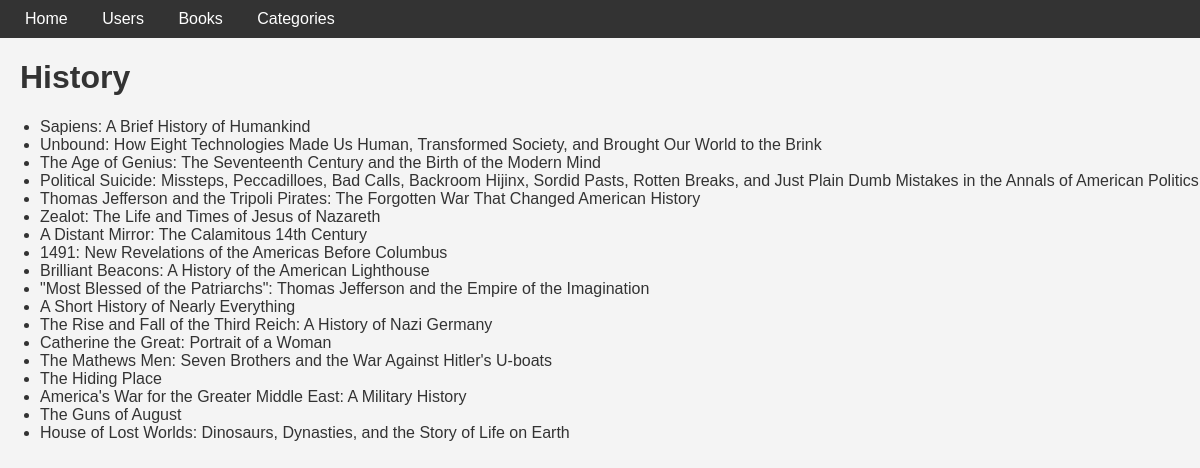
Page /categories/History on the committed database.
### models.py (models this page shows)
class Category(db.Model):
    id = mapped_column(Integer, primary_key=True)
    name = mapped_column(String)
    books = relationship("Book", back_populates="category")

class Book(db.Model):
    id = mapped_column(Integer, primary_key=True)
    title = mapped_column(String)
    price = mapped_column(DECIMAL(10, 2))
    available = mapped_column(Integer, default=0)
    rating = mapped_column(Integer)
    upc = mapped_column(String)
    url = mapped_column(String)
    category = mapped_column(String)
    category_id = mapped_column(Integer, ForeignKey("category.id"))
    category = relationship("Category", back_populates="books")

### app.py (the view)
@app.route("/categories/<string:name>")
def category_detail(name):
    statement1 = select(Category).where(Category.name == name)
    records1 = db.session.execute(statement1).scalar()
    statement2 = select(Book).where(Book.category_id == records1.id)
    records2 = db.session.execute(statement2).scalars()
    return render_template("category.html", books=records2, category=name)

### templates/category.html
{% extends "base.html" %}
{% block content %}
<h1>{{ category }}</h1>
<ul>
    {% for book in books %}
    <li>{{ book.title }}</li>
    {% endfor %}
</ul>
{% endblock %}

### static/style.css (style rules this page uses)
body { font-family: Arial, sans-serif; background-color: #f4f4f4; color: #333; margin: 0; padding: 0; }
h1 { color: #333; font-family: Arial, sans-serif; margin-left: 20px; }

### rows in the picture
Category: name "History"
Book: title "Sapiens: A Brief History of Humankind"
Book: title "Unbound: How Eight Technologies Made Us Human, Transformed Society, and Brought Our World to the Brink"
Book: title "The Age of Genius: The Seventeenth Century and the Birth of the Modern Mind"
Book: title "Political Suicide: Missteps, Peccadilloes, Bad Calls, Backroom Hijinx, Sordid Pasts, Rotten Breaks, and Just Plain Dumb Mistakes in the Annals of American Politics"
Book: title "Thomas Jefferson and the Tripoli Pirates: The Forgotten War That Changed American History"
Book: title "Zealot: The Life and Times of Jesus of Nazareth"
Book: title "A Distant Mirror: The Calamitous 14th Century"
Book: title "1491: New Revelations of the Americas Before Columbus"
Book: title "Brilliant Beacons: A History of the American Lighthouse"
Book: title "\"Most Blessed of the Patriarchs\": Thomas Jefferson and the Empire of the Imagination"
Book: title "A Short History of Nearly Everything"
Book: title "The Rise and Fall of the Third Reich: A History of Nazi Germany"
Book: title "Catherine the Great: Portrait of a Woman"
Book: title "The Mathews Men: Seven Brothers and the War Against Hitler's U-boats"
Book: title "The Hiding Place"
Book: title "America's War for the Greater Middle East: A Military History"
Book: title "The Guns of August"
Book: title "House of Lost Worlds: Dinosaurs, Dynasties, and the Story of Life on Earth"
